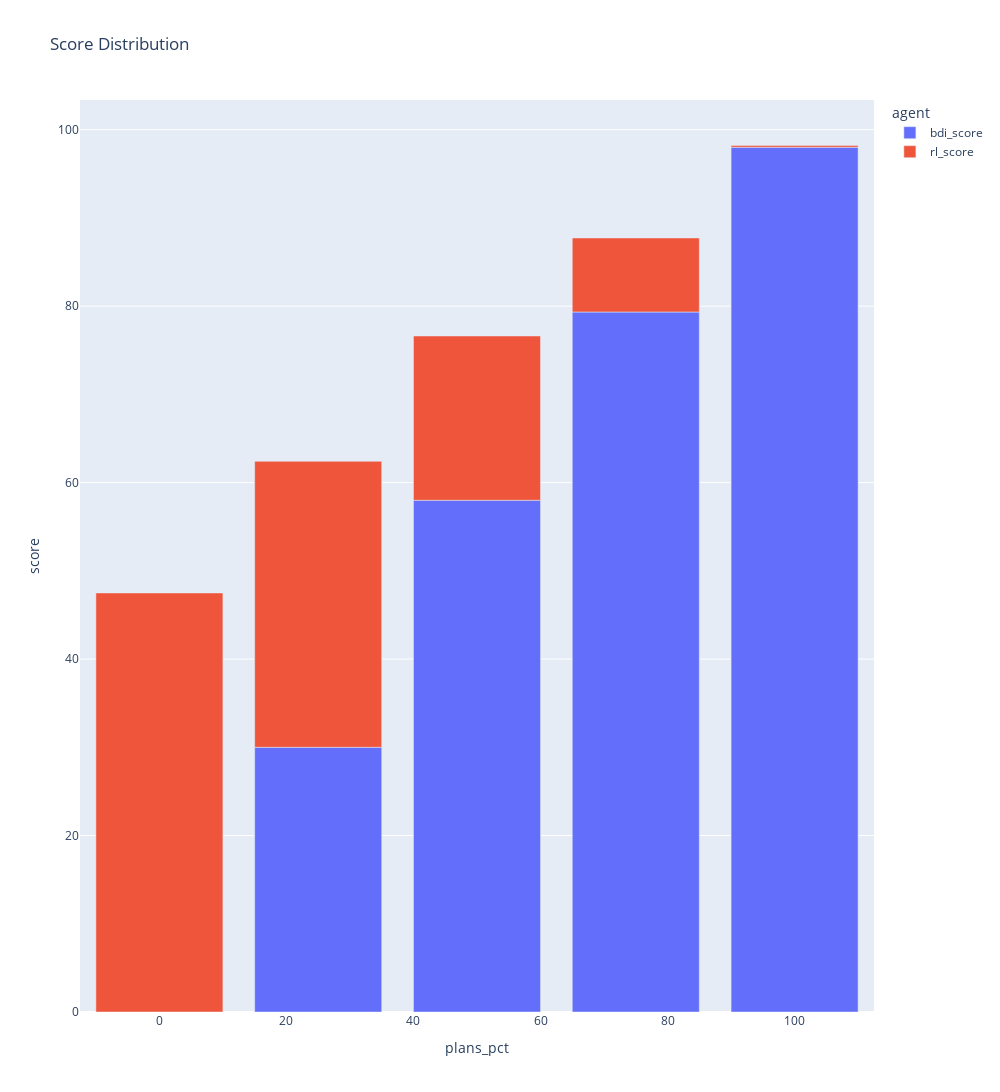

This figure's notebook cell:
### Code cell
curve_plot_df = results_df[['plans_pct', 'bdi_score', 'rl_score']]
curve_plot_df = pd.melt(curve_plot_df, id_vars=['plans_pct'], value_vars=['bdi_score', 'rl_score'], var_name='agent', value_name='score')
#curve_plot_df['plans_pct'] = curve_plot_df['plans_pct'].astype(str)
curve_plot_df = curve_plot_df.groupby(['plans_pct', 'agent']).agg({'score':'mean'}).reset_index(drop=False)

fig = px.bar(curve_plot_df, x="plans_pct", y="score", color="agent", title="Score Distribution")
fig.update_layout(width=1000,height=1500)
fig.show()

### Figure 1 — Plotly figure (JSON) as saved in the notebook; plotly's stock layout.template omitted (floating-point values rounded to 4 significant figures)
{"data": [{"alignmentgroup": "True", "hovertemplate": "agent=bdi_score<br>plans_pct=%{x}<br>score=%{y}<extra></extra>", "legendgroup": "bdi_score", "marker": {"color": "#636efa", "pattern": {"shape": ""}}, "name": "bdi_score", "offsetgroup": "bdi_score", "orientation": "v", "showlegend": true, "textposition": "auto", "x": [0, 25, 50, 75, 100], "xaxis": "x", "y": [0.0, 30.0, 58.0, 79.33, 98.0], "yaxis": "y", "type": "bar"}, {"alignmentgroup": "True", "hovertemplate": "agent=rl_score<br>plans_pct=%{x}<br>score=%{y}<extra></extra>", "legendgroup": "rl_score", "marker": {"color": "#EF553B", "pattern": {"shape": ""}}, "name": "rl_score", "offsetgroup": "rl_score", "orientation": "v", "showlegend": true, "textposition": "auto", "x": [0, 25, 50, 75, 100], "xaxis": "x", "y": [47.49, 32.41, 18.61, 8.389, 0.192], "yaxis": "y", "type": "bar"}], "layout": {"xaxis": {"anchor": "y", "domain": [0.0, 1.0], "title": {"text": "plans_pct"}}, "yaxis": {"anchor": "x", "domain": [0.0, 1.0], "title": {"text": "score"}}, "legend": {"title": {"text": "agent"}, "tracegroupgap": 0}, "title": {"text": "Score Distribution"}, "barmode": "relative", "width": 1000, "height": 1500}}
